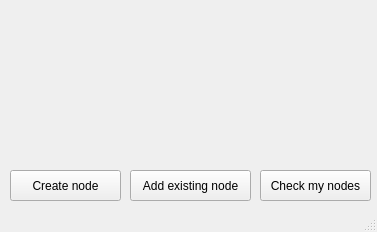
<?xml version="1.0" encoding="UTF-8"?>
<ui version="4.0">
 <class>MainWindow</class>
 <widget class="QMainWindow" name="MainWindow">
  <property name="geometry">
   <rect>
    <x>0</x>
    <y>0</y>
    <width>377</width>
    <height>232</height>
   </rect>
  </property>
  <property name="sizePolicy">
   <sizepolicy hsizetype="Fixed" vsizetype="Fixed">
    <horstretch>0</horstretch>
    <verstretch>0</verstretch>
   </sizepolicy>
  </property>
  <property name="minimumSize">
   <size>
    <width>377</width>
    <height>232</height>
   </size>
  </property>
  <property name="maximumSize">
   <size>
    <width>377</width>
    <height>232</height>
   </size>
  </property>
  <property name="windowTitle">
   <string>Keep Nodes</string>
  </property>
  <widget class="QWidget" name="centralwidget">
   <widget class="QPushButton" name="btn_Run_new">
    <property name="geometry">
     <rect>
      <x>10</x>
      <y>170</y>
      <width>111</width>
      <height>31</height>
     </rect>
    </property>
    <property name="text">
     <string>Create node</string>
    </property>
   </widget>
   <widget class="QPushButton" name="btn_check_nodes">
    <property name="geometry">
     <rect>
      <x>260</x>
      <y>170</y>
      <width>111</width>
      <height>31</height>
     </rect>
    </property>
    <property name="text">
     <string>Check my nodes</string>
    </property>
   </widget>
   <widget class="QLabel" name="l_logo">
    <property name="geometry">
     <rect>
      <x>50</x>
      <y>10</y>
      <width>281</width>
      <height>141</height>
     </rect>
    </property>
    <property name="text">
     <string/>
    </property>
    <property name="pixmap">
     <pixmap resource="../resources/logo.qrc">:/logo/logo1.png</pixmap>
    </property>
   </widget>
   <widget class="QPushButton" name="btn_addExisting">
    <property name="geometry">
     <rect>
      <x>130</x>
      <y>170</y>
      <width>121</width>
      <height>31</height>
     </rect>
    </property>
    <property name="text">
     <string>Add existing node</string>
    </property>
   </widget>
  </widget>
  <widget class="QMenuBar" name="menubar">
   <property name="geometry">
    <rect>
     <x>0</x>
     <y>0</y>
     <width>377</width>
     <height>22</height>
    </rect>
   </property>
  </widget>
  <widget class="QStatusBar" name="statusbar"/>
 </widget>
 <resources>
  <include location="../resources/logo.qrc"/>
 </resources>
 <connections/>
</ui>
